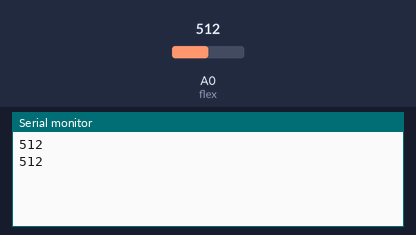
Bench run of a sketch on a simulated Arduino Uno, built with avr-gcc and run on an emulated ATmega328P. On the bench: the last lines printed to the serial monitor. Inputs (shaded band) come from the test bench; at power-on: A0 (flex) = 512.

Above: at 1.8 s.
1.9 s: A0 (flex) set to 716
At 2.8 s:
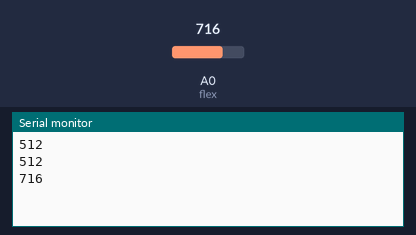
3.4 s: A0 (flex) set to 900
At 4.7 s:
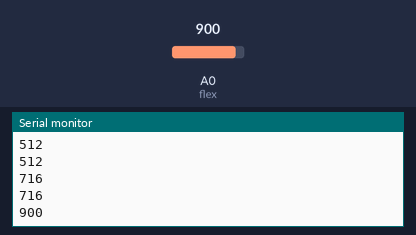
Timing chart, 0 to 6.4 s (numbered marks = the images above; inputs shaded):
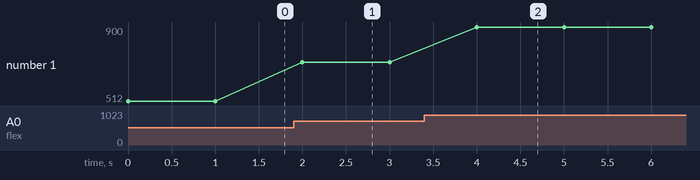

Measured:
- after the input at 1.9 s, the serial monitor: prints a new line after 0.10 s (image 1)
- after the input at 3.4 s, the serial monitor: prints a new line after 0.60 s (image 2)
- plotted number 1: 512 → 716 after the input at 1.9 s, 716 → 900 after the input at 3.4 s

The sketch:

flex_check.ino
```cpp
int flex = A0;
int data = 0;

void setup() {
  // put your setup code here, to run once:
Serial.begin(9600);
pinMode(flex,INPUT);

}

void loop() {
  // put your main code here, to run repeatedly:
data=analogRead(flex);
Serial.print(data);
Serial.print("\n");
delay(1000);
}
```
